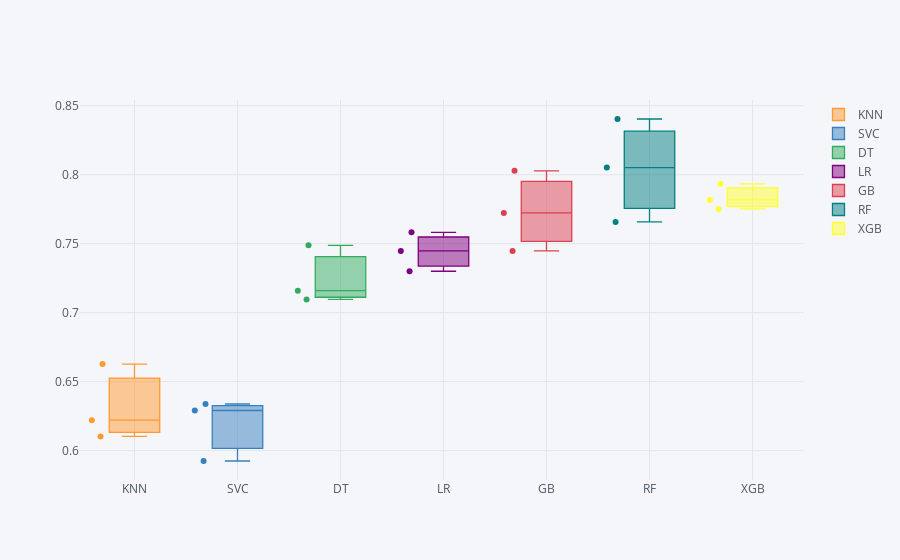

The notebook cell saved with this chart:
### Code cell
results_df.T.iplot(kind="box", boxpoints="all")

### Figure 1 — Plotly figure (JSON) as saved in the notebook; plotly's stock layout.template omitted (floating-point values rounded to 4 significant figures)
{"data": [{"boxpoints": "all", "line": {"width": 1.3}, "marker": {"color": "rgba(255, 153, 51, 1.0)"}, "name": "KNN", "orientation": "v", "type": "box", "y": [0.6628, 0.6103, 0.6221]}, {"boxpoints": "all", "line": {"width": 1.3}, "marker": {"color": "rgba(55, 128, 191, 1.0)"}, "name": "SVC", "orientation": "v", "type": "box", "y": [0.5925, 0.6291, 0.6338]}, {"boxpoints": "all", "line": {"width": 1.3}, "marker": {"color": "rgba(50, 171, 96, 1.0)"}, "name": "DT", "orientation": "v", "type": "box", "y": [0.7096, 0.7488, 0.716]}, {"boxpoints": "all", "line": {"width": 1.3}, "marker": {"color": "rgba(128, 0, 128, 1.0)"}, "name": "LR", "orientation": "v", "type": "box", "y": [0.7447, 0.7582, 0.73]}, {"boxpoints": "all", "line": {"width": 1.3}, "marker": {"color": "rgba(219, 64, 82, 1.0)"}, "name": "GB", "orientation": "v", "type": "box", "y": [0.7447, 0.8028, 0.7723]}, {"boxpoints": "all", "line": {"width": 1.3}, "marker": {"color": "rgba(0, 128, 128, 1.0)"}, "name": "RF", "orientation": "v", "type": "box", "y": [0.7658, 0.8404, 0.8052]}, {"boxpoints": "all", "line": {"width": 1.3}, "marker": {"color": "rgba(255, 255, 51, 1.0)"}, "name": "XGB", "orientation": "v", "type": "box", "y": [0.7752, 0.7934, 0.7817]}], "layout": {"legend": {"bgcolor": "#F5F6F9", "font": {"color": "#4D5663"}}, "paper_bgcolor": "#F5F6F9", "plot_bgcolor": "#F5F6F9", "title": {"font": {"color": "#4D5663"}}, "xaxis": {"gridcolor": "#E1E5ED", "showgrid": true, "tickfont": {"color": "#4D5663"}, "title": {"font": {"color": "#4D5663"}, "text": ""}, "zerolinecolor": "#E1E5ED"}, "yaxis": {"gridcolor": "#E1E5ED", "showgrid": true, "tickfont": {"color": "#4D5663"}, "title": {"font": {"color": "#4D5663"}, "text": ""}, "zerolinecolor": "#E1E5ED"}}}
